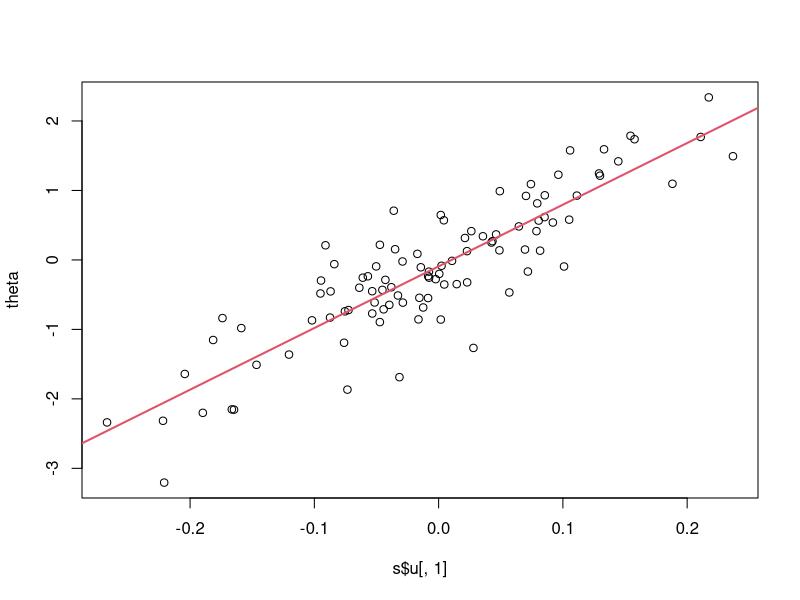

Generate this figure with R:
## R_Demo_Measurement_SVD.R
##########################################################################
## INSTRUCTOR: Christopher Fariss
## COURSE NAME: Programming and Simulation Methods for Computational Social Science (1T, 2W)
## University of Essex Summer School 2025
##
## Date: 2025-07-15
##
## Please e-mail me if you find any errors or have and suggestions
## e-mail: cjf0006@gmail.com
## e-mail: cjfariss@umich.edu
##
##########################################################################
##
## Introduction to tutorial:
##
## (1) Review some linear algebra functions (inner and outer product functions and alternatives)
##
## (2) The Hilbert function (proofs are elsewhere)
##
## (3) Introduce Singular Value Decomposition (SVD)
##
## SVD is a linear factorization of a matrix that generalizes the eigen decomposition of a square normal matrix to any matrix via an extension of the polar decomposition.
##
## This is a lot! And beyond the scope of the course (it is still fun and interesting though).
##
## We could spend a couple weeks unpacking all of these ideas.
##
## R contains fast and efficient linear algebra functions (based in Fortran code from the 1950s/1960s) so it is easy to explore.
## 
## Unlike a latent variable model, we are looking for a set of matrices that are smaller in dimension than the original set of observed variables that can nearly fully characterize the original data. It turns out though that the first dimension of the SVD is highly correlated with the a simulated latent variable that produces the observed variables. SVD is also used to reduce the dimensionality of observed data that enter machine learning models.
##
##########################################################################

## linear algebra is a just a set of rules/algorithms for combining numeric information in vectors and matrices


## generate a vector (use coordinates to start but can be any values)
x <- 1:5

## inner product from linear alegbra using the %*% operator
x %*% x

## why is it the "inner" product?
## because we sum the pairwise products of all values in the relevant dimension of the two objects
## inner product is equivalent to this rule:

## pairwise products from the vector x and the vector x
x*x

## sum of pairwise products from the vector x and the vector x (i.e., the inner product)
sum(x*x)

## outer product from linear alegbra using the %o% operator
x %o% x

## why is it the "outer" product?
## because we calculate the product of all pairs of coordinates in the relevant dimension of the two objects
## outer product function
outer(x,x,"*")

## alternative uses of the outer() function (apply the function to all row and column coordinates)
outer(x,x,"^")
outer(x,x,"+")
outer(x,x,"-")
outer(x,x,"/")

## now using the coordinates
outer(x-1, x, "+")

1/outer(x-1, x, "+")

## define the Hilbert function
## which uses the outer product (using the sum function)
## which is calculated using coordinates and (coordinate -1) pairs from a 1D vector of coordinates 1:n
Hilbert_func <- function(n) {
    i <- 1:n
    return(1 / outer(i - 1, i, "+"))
}

Hilbert_func(5)


## example from R
x <- Hilbert_func(9)[, 1:6]
x

## SVD
s <- svd(x)
s

D <- diag(s$d)
D

##
s$u %*% D %*% t(s$v) #  X = U D V'

##
t(s$u) %*% x %*% s$v #  D = U' X V


## let's try to reproduce SVD
n <- 100
theta <- rnorm(n,0,1)

## set parameters for each item
## alpha (the intercept) is the difficulty parameter or base-line probability of 1
## beta (the slope) is the discrimination parameter or the strength of the relationship
## between the estimated latent trait theta and the individual item

## item 1 is the most difficult and least informative item
alpha1 <- -1.000000
beta1 <- 1.000000

## item 2 is of medium difficulty relative to the two other items
## it is also the same level of informativeness as item1
alpha2 <- 0.000000
beta2 <- 1.000000

## item 3 is the least difficult item but is also the most informative
## these statements are each relative to the other items in the model
alpha3 <- 1.000000
beta3 <- 1.000000

## define k as the number of items
k <- 3

## linear terms of the item specific models f() that link the latent trait to the items
x1 <- alpha1 + beta1 * theta + rnorm(n)
x2 <- alpha2 + beta2 * theta + rnorm(n)
x3 <- alpha3 + beta3 * theta + rnorm(n)


## create matrix of observed items
x <- cbind(x1, x2, x3)

## recover theta via the decomposition of x with SVD
s <- svd(x)
s
D <- diag(s$d)
D

##
s$u %*% D %*% t(s$v) #  X = U D V'
t(s$u) %*% x %*% s$v #  D = U' X V

## this is D
diag(t(s$u) %*% x %*% s$v)
D

## compare the first 6 rows in each matrix
head(s$u)
head(x)


## comparing the singular values of U to theta
cor(s$u[,1], theta)
cor(s$u[,2], theta)
cor(s$u[,3], theta)

## contrast the correlations from the original observed variables (note the change)
cor(x[,1], theta)
cor(x[,2], theta)
cor(x[,3], theta)


## plot theta and the first dimension of the SVD solution
par(mfrow=c(1,1))
plot(y=theta, x=s$u[,1])
abline(reg=lm(theta~I(s$u[,1])), col=2, lwd=2)
